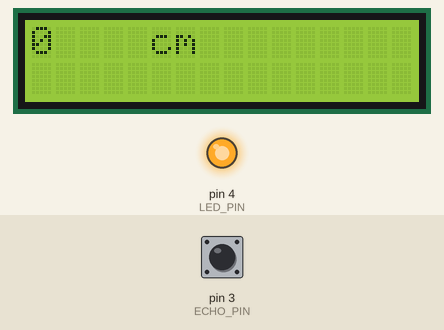
This sketch was run on a simulated Arduino Uno, built with avr-gcc and run on an emulated ATmega328P. Parts: 16×2 character LCD, output pins drawn as LEDs (lit = HIGH). Inputs (shaded band) come from the test bench; at power-on: pin 3 (ECHO_PIN) LOW. Pins used as bus, display or sensor lines are not drawn.

Above: at 1.6 s.
1.7 s: pin 3 (ECHO_PIN) pulsed HIGH 2 times (0.12 s each, 0.3 s apart)
At 2.3 s:
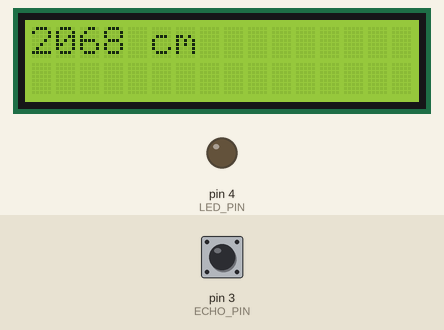
Timing chart, 0 to 4.8 s (numbered marks = the images above; inputs shaded):
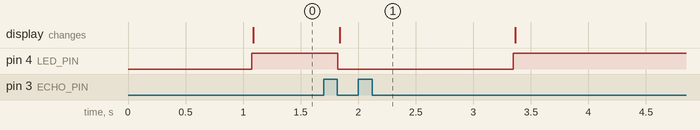

The sketch:

ultrasound-led-lcd.ino
```cpp
#define TRIG_PIN 2
#define ECHO_PIN 3
#define LED_PIN 4
#include <LiquidCrystal_I2C.h>
#include <Wire.h>

LiquidCrystal_I2C lcd(0x3F, 16, 2);

void setup() {
  // put your setup code here, to run once:
  Serial.begin(9600);
  pinMode(TRIG_PIN, OUTPUT);
  pinMode(ECHO_PIN, INPUT);
  pinMode(LED_PIN, OUTPUT);

  lcd.init();
  lcd.backlight();
}

void loop() {
  // put your main code here, to run repeatedly:
  int distance = 0;

  digitalWrite(TRIG_PIN, HIGH);
  delay(10);
  digitalWrite(TRIG_PIN, LOW);
  distance = pulseIn(ECHO_PIN, HIGH) / 58;

  if (distance <= 10) {
    digitalWrite(LED_PIN, HIGH);
  } else {
    digitalWrite(LED_PIN, LOW);
  }

  lcd.setCursor(0, 0); lcd.print("          ");
  lcd.setCursor(0, 0); lcd.print(distance);
  lcd.setCursor(5, 0); lcd.print("cm");

  delay(500);
}
```

Measured:
- after the input at 1.7 s, pin 4 (LED_PIN): HIGH → LOW after 0.12 s, → HIGH 1.5 s later; the display: changes after 0.14 s (image 1)
